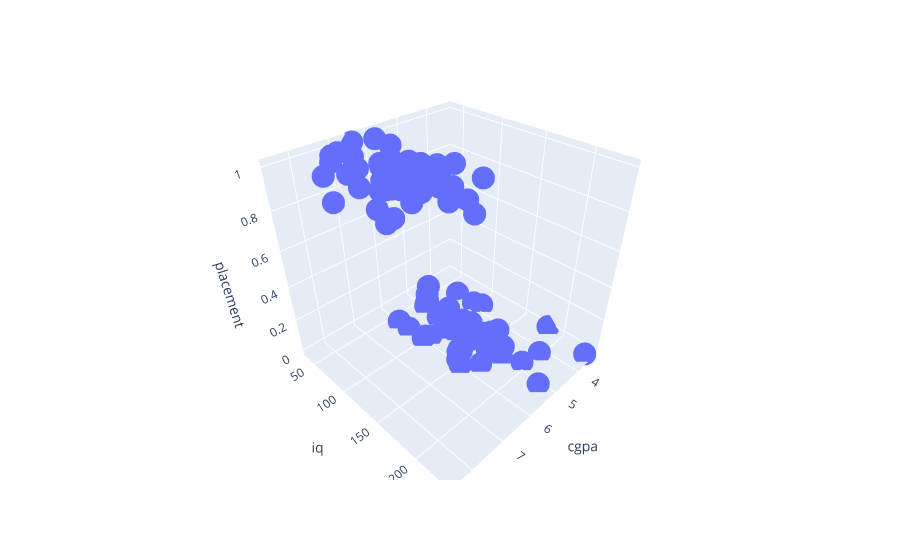

This figure's notebook cell:
### Code cell
fig.show()

### Figure 1 — Plotly figure (JSON) as saved in the notebook; plotly's stock layout.template omitted (floating-point values rounded to 4 significant figures)
{"data": [{"hovertemplate": "cgpa=%{x}<br>iq=%{y}<br>placement=%{z}<extra></extra>", "legendgroup": "", "marker": {"color": "#636efa", "symbol": "circle"}, "mode": "markers", "name": "", "scene": "scene", "showlegend": false, "type": "scatter3d", "x": [6.8, 5.9, 5.3, 7.4, 5.8, 7.1, 5.7, 5, 6.1, 5.1, 6, 6.9, 5.4, 6.4, 6.1, 5.1, 5.2, 3.3, 4, 5.2, 6.6, 7.1, 4.9, 4.7, 4.7, 5, 7, 6, 5.2, 7, 7.6, 3.9, 7, 6, 4.8, 6.8, 5.7, 8.1, 6.5, 4.6, 4.9, 5.4, 7.6, 6.8, 7.5, 6, 5.3, 5.2, 6.6, 5.4, 3.5, 4.8, 7, 8.3, 6.4, 7.8, 6.1, 6.5, 8, 4.8, 6.9, 7.3, 6, 6.3, 7, 8.1, 6.9, 5, 4, 8.5, 6.3, 6.1, 7.3, 4.9, 6.7, 4.8, 4.9, 7.3, 6.1, 6.5, 4.9, 5.4, 6.5, 7.5, 5.7, 5.8, 5.1, 5.7, 4.4, 4.9, 7.3, 7.5, 5.2, 6.8, 4.7, 4.3, 4.4, 6.7, 6.3, 6.2], "y": [123, 106, 121, 132, 142, 48, 143, 63, 156, 66, 45, 138, 139, 116, 103, 176, 224, 183, 100, 132, 120, 151, 120, 87, 121, 91, 199, 124, 90, 112, 128, 109, 139, 149, 163, 90, 140, 149, 160, 146, 134, 114, 89, 141, 61, 66, 114, 161, 138, 135, 233, 141, 175, 168, 141, 114, 65, 130, 79, 112, 139, 137, 102, 128, 64, 166, 96, 118, 75, 120, 127, 132, 116, 61, 154, 169, 155, 50, 81, 90, 196, 107, 37, 130, 169, 166, 128, 132, 149, 151, 86, 158, 110, 112, 52, 200, 42, 182, 103, 113], "z": [1, 0, 0, 1, 0, 1, 0, 0, 0, 0, 1, 1, 0, 1, 0, 0, 0, 0, 0, 0, 1, 1, 0, 0, 0, 0, 1, 1, 0, 1, 1, 0, 1, 0, 0, 1, 0, 1, 1, 0, 0, 0, 1, 1, 1, 1, 0, 0, 1, 0, 0, 0, 1, 1, 1, 1, 0, 1, 1, 0, 1, 1, 0, 1, 1, 1, 1, 0, 0, 1, 1, 1, 1, 0, 1, 0, 0, 1, 0, 1, 0, 0, 1, 1, 0, 1, 0, 1, 0, 0, 1, 1, 0, 1, 0, 0, 0, 1, 1, 1]}], "layout": {"legend": {"tracegroupgap": 0}, "margin": {"t": 60}, "scene": {"domain": {"x": [0, 1], "y": [0, 1]}, "xaxis": {"title": {"text": "cgpa"}}, "yaxis": {"title": {"text": "iq"}}, "zaxis": {"title": {"text": "placement"}}}}}
